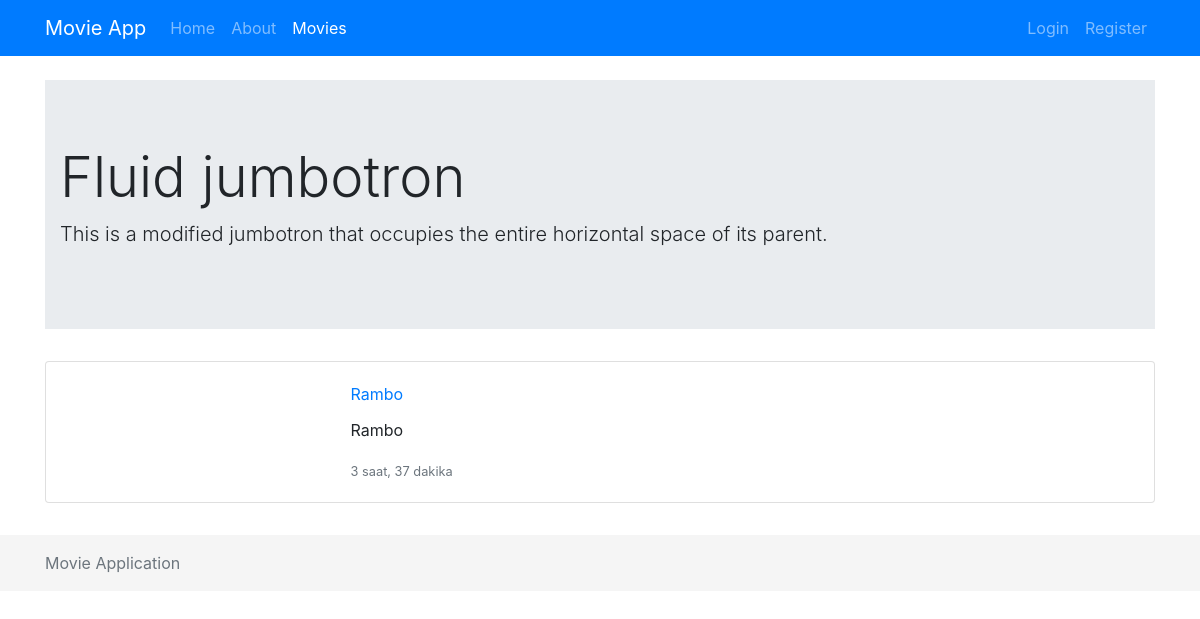
Before: /movies/ with the older database file.
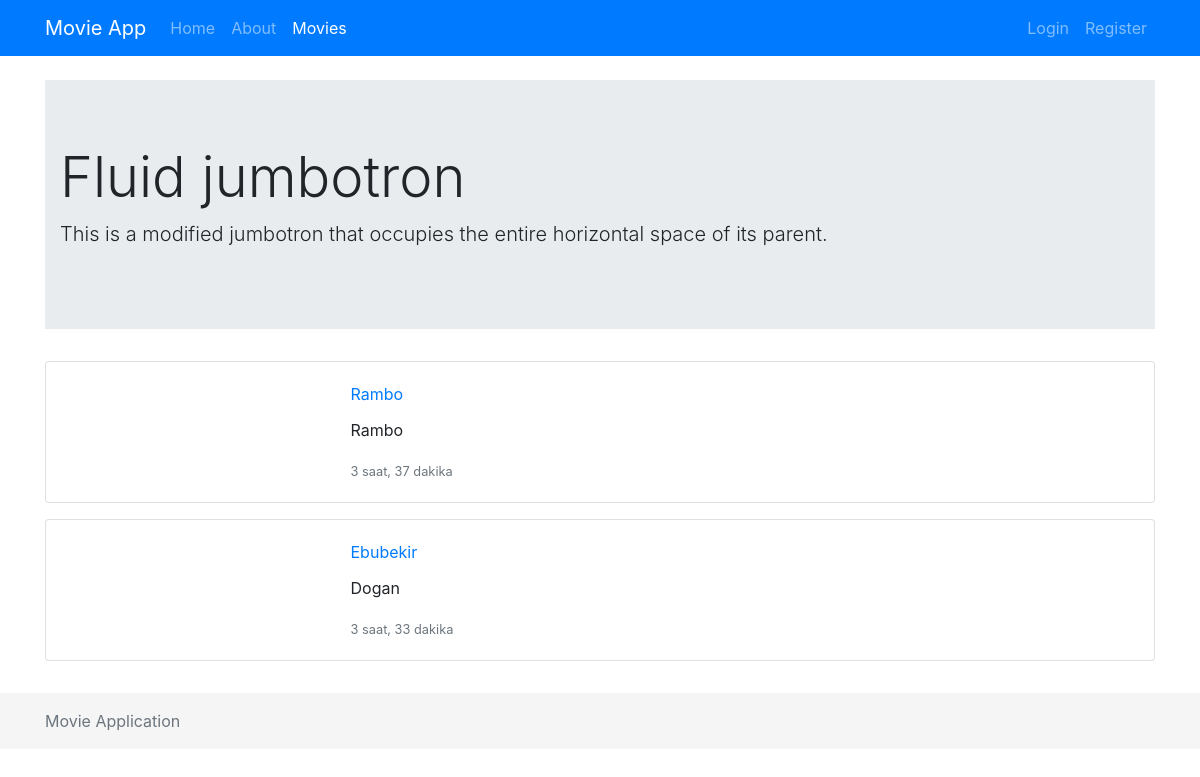
After: the same page with the newer database file.
### movies/models.py (models this page shows, shortened)
class Movie(models.Model):
    name = models.CharField(max_length=100, verbose_name='Film Adı')
    description = models.TextField(verbose_name='Film Açıklaması')
    image = models.CharField(max_length=50, verbose_name='Film Resmi')
    created_date = models.DateTimeField(auto_now_add=True, verbose_name='Eklenme Tarihi')
    isPublished = models.BooleanField(default= True)
    def get_image_path(self):
        return '/img/'+ self.image

### movies/views.py (the view)
# urls.py: path('', views.index, name= 'movies'),
def index(request):
    movies = Movie.objects.all()
    context = {
        'movies': movies
    }
    return render(request, 'movies/list.html', context)

### templates/movies/list.html (shortened to what this page needs)
{% extends 'layout.html' %}
{% load static %}
{% load humanize %}
{% block content %}
<div class="jumbotron jumbotron-fluid">
    <div class="container">
        <h1 class="display-4">Fluid jumbotron</h1>
        <p class="lead">This is a modified jumbotron that occupies the entire horizontal space of its parent.</p>
    </div>
</div>
<div class="row">
    <div class="col-md-12">
        {% if movies %}
            {% for movie in movies %}
                <div class="card mb-3">
                <div class="row">
                    <div class="col-md-3">
                    </div>
                    <div class="col-md-9">
                        <div class="card-body">
                            <div class="card-title">
                                <a href="{% url 'detail' movie.id %}"> {{ movie.name }}</a>
                             </div>
                            <p class="card-text">
                                    {{ movie.description }}
                            </p>
                            <p class="card-text">
                                <small class="text-muted">{{ movie.created_date | timesince }}</small>
                            </p>
                        </div>
                    </div>
                </div>
                </div>
            {% endfor %}
        {% else %}
            <div class="alert alert-warning">
                <p>
                    No Movies
                </p>
            </div>
        {% endif %}
    </div>
</div>
{% endblock %}

Changed rows visible on the page:
added Movie: name "Ebubekir", description "Dogan", created_date "3 saat, 33 dakika"
